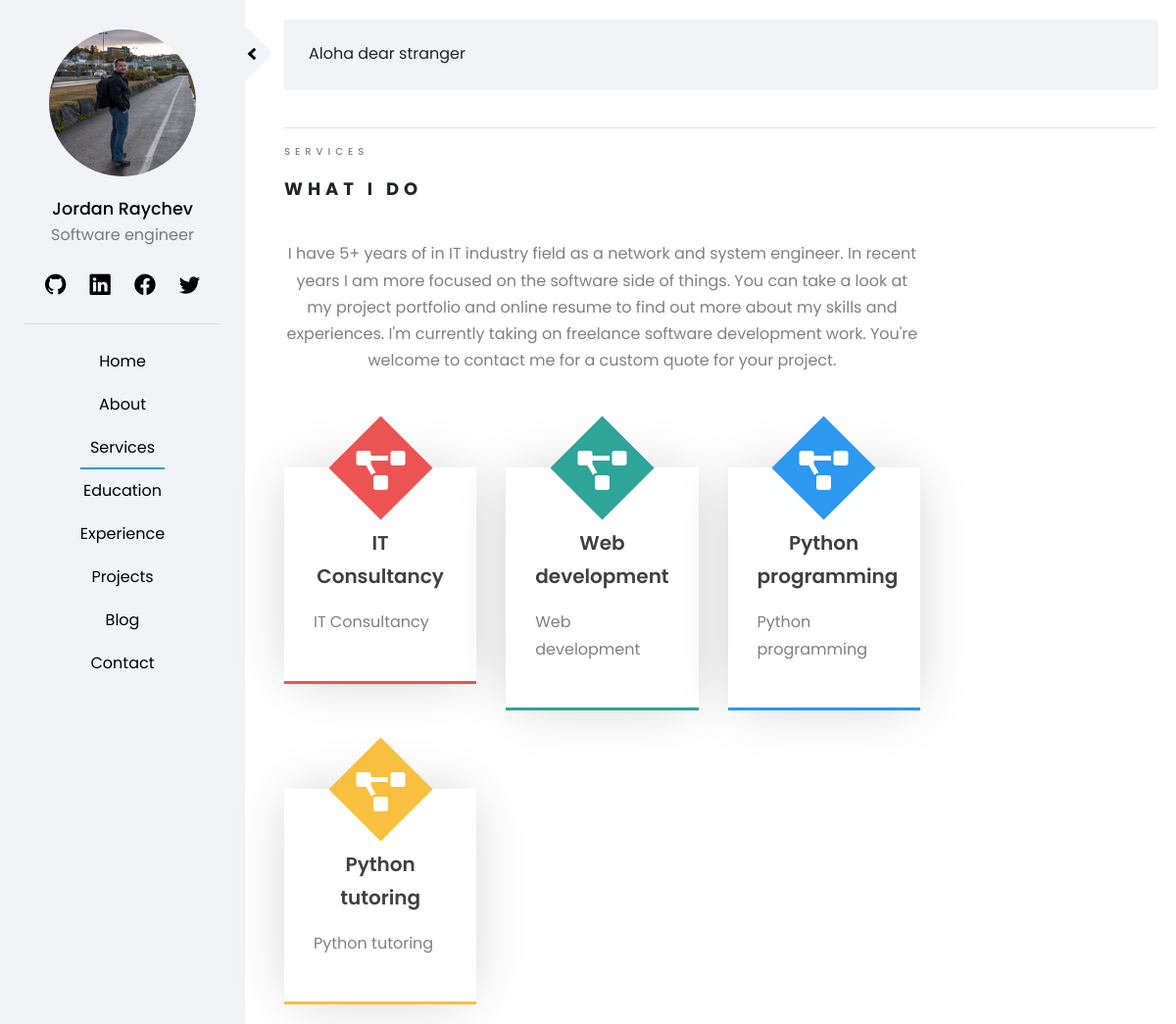
/pages/services/, run on an earlier commit of the app's database.
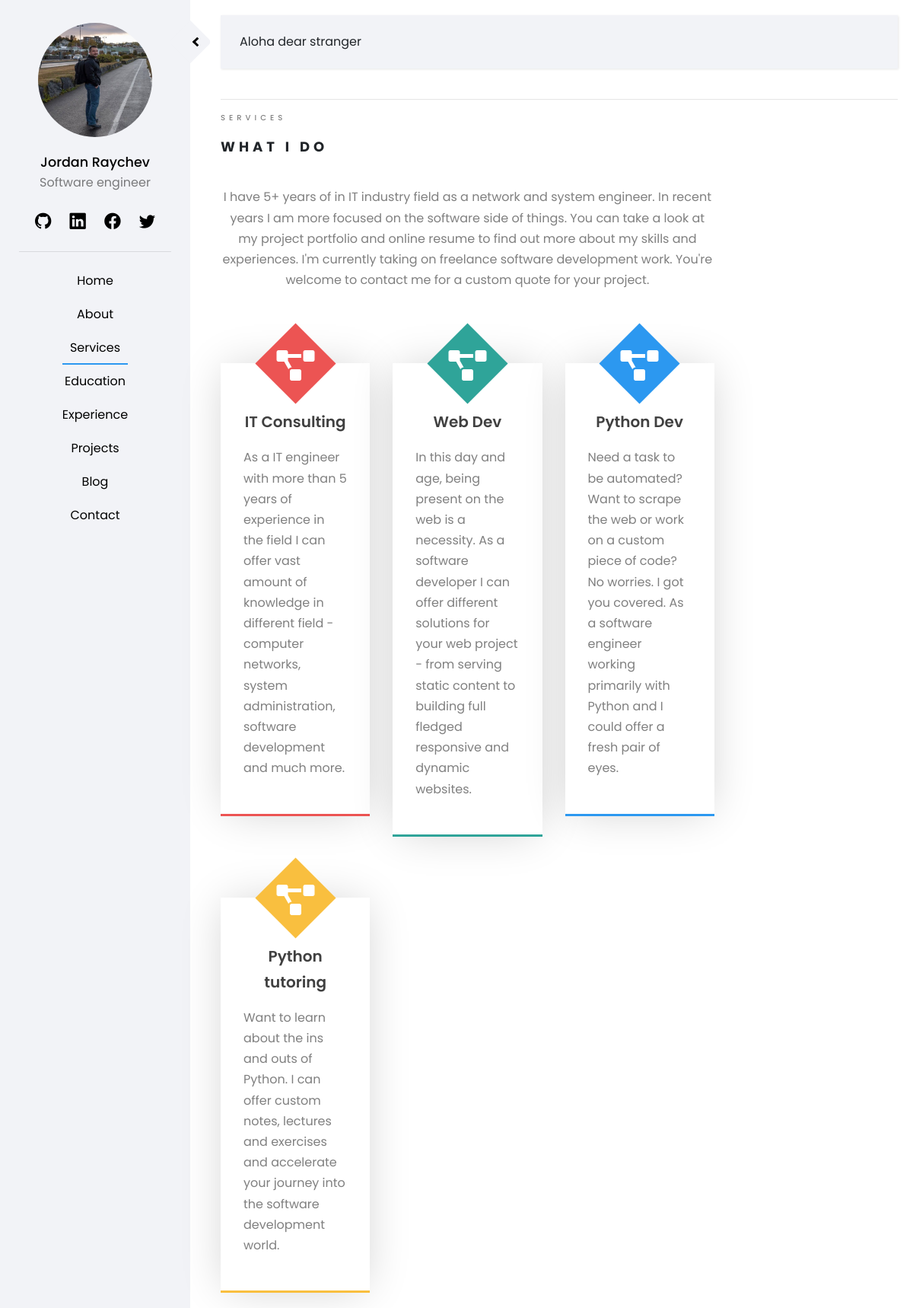
And on a later commit of the database.
### staticpages/models.py (models this page shows)
class Service(models.Model):
    service_name = models.CharField(max_length=50)
    service_description = models.TextField(max_length=300)
    service_icon = models.CharField(
        max_length=20,
        choices=ICONS,
        default='Python',
    )
    service_color = models.CharField(
        max_length=20,
        choices=COLORS,
        default='Red',
    )

### staticpages/views.py (the view)
# urls.py: path('services/', ServicesView.as_view(), name='services'),
class ServicesView(TemplateView):
    template_name = 'staticpages/services.html'
    def get_context_data(self, **kwargs):
        context =  super(ServicesView,self).get_context_data(**kwargs)
        services = Service.objects.all()
        context['services'] = services
        return context

### templates/staticpages/services.html (shortened to what this page needs)
{% extends 'home/base.html' %}
{% load crispy_forms_tags %}
{% load static %}
{% block content %}
<div class = "row">
    <div class = "col-sm-12">
        <span class="heading-meta">Services</span>
        <h2 class="heading">What I Do</h2>
    </div>
</div>
<div class = "container-fluid">
    <div class="row service-row">
        <div class = "col-xl-9">
            <p class="text-center">
                I have 5+ years of in IT industry field as a network and system engineer. In recent years I am more focused
                on the software side of things. You can take a look at my project portfolio and online resume to find out more about my skills and experiences.
                I'm currently taking on freelance software development work.
                You're welcome to contact me for a custom quote for your project.
            </p>
            <div class = row>
                {% for service in services %}
                <div class = "col-xl-4">
                    <div class = "service-box" style = "border-bottom: 3px solid {{ service.service_color }};">
                        <div class = "service-icon" style="background-color: {{ service.service_color }};">
                            <i class=" {{ service.service_icon}} "></i>
                        </div>
                        <div class = "service-headline">
                            <p> {{ service.service_name }}</p>
                        </div>
                        <div class = "service-desc">
                            <p>{{ service.service_description }}</p>
                        </div>
                    </div>
                </div>
                {% endfor %}
            </div>
        </div>
    </div>
</div>
{% endblock %}

What changed in the data, as far as the page shows it:
changed Service: service_name "IT Consultancy" → "IT Consulting"; service_description "IT Consultancy" → "As a IT engineer with more than 5 years of experience in the field I can offer vast amount of knowledge in different field - computer networks, system administration, software development and much more."
changed Service: service_name "Web development" → "Web Dev"; service_description "Web development" → "In this day and age, being present on the web is a necessity. As a software developer I can offer different solutions for your web project - from serving static content to building full fledged responsive and dynamic websites."
changed Service: service_name "Python programming" → "Python Dev"; service_description "Python programming" → "Need a task to be automated? Want to scrape the web or work on a custom piece of code? No worries. I got you covered. As a software engineer working primarily with Python and I could offer a fresh pair of eyes."
changed Service "Python tutoring": service_description "Python tutoring" → "Want to learn about the ins and outs of Python. I can offer custom notes, lectures and exercises and accelerate your journey into the software development world."
